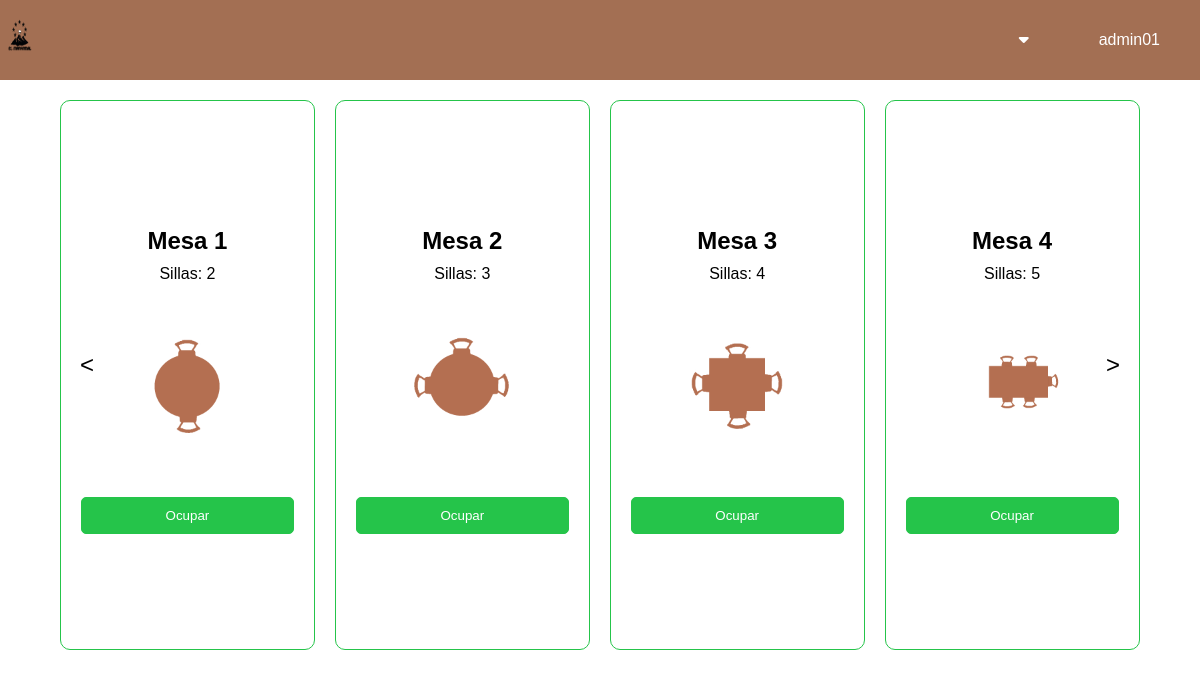
/public/gestion_mesas.php?sala=1 (signed in), run on the app's committed database.
### tables this page shows
CREATE TABLE tbl_mesa (
    id_mesa INT AUTO_INCREMENT PRIMARY KEY NOT NULL,
    id_sala INT NOT NULL,
    num_sillas_mesa INT NOT NULL,
    estado_mesa ENUM('libre', 'ocupada') NOT NULL DEFAULT 'libre',
    FOREIGN KEY (id_sala) REFERENCES tbl_sala(id_sala)
);

### public/gestion_mesas.php (the view, shortened to what this page needs)
<?php
include_once '../private/gestion_salas.php';
if (isset($_GET['sala'])) {
    $sala = $_GET['sala'];
    $sql = "SELECT * FROM tbl_mesa WHERE id_sala = :id_sala";
    $stmt = $conn->prepare($sql);
    $stmt->bindParam(':id_sala', $sala, PDO::PARAM_INT);
    if ($stmt->execute()) {
        $mesas = $stmt->fetchAll(PDO::FETCH_ASSOC);
    } else {
        die("Error al obtener las mesas.");
    }
}
?>
<!DOCTYPE html>
<html lang="es">
<head>
    <link rel="stylesheet" href="https://cdnjs.cloudflare.com/ajax/libs/font-awesome/6.0.0-beta3/css/all.min.css">
    <link rel="stylesheet" href="../css/gestion_mesas.css">
</head>
<body>
    <div class="navbar">
        <a href="../index.php">
            <img src="../img/icon.png" class="icon" alt="Icono">
        </a>
        <div class="user-info">
            <div class="dropdown">
                <i class="fas fa-caret-down" style="font-size: 16px; margin-right: 10px;"></i>
            </div>
            <span><?php echo htmlspecialchars($_SESSION['nombre_usuario']); ?></span>
        </div>
    </div>
    <?php if ($sala): ?>
        <div class="slider-container">
            <button id="prevArrow" class="arrow-btn">&lt;</button>
            <form method="POST" action="../private/proccess_mesas.php?sala=<?php echo $sala; ?>">
                <div class="slider" id="mesaSlider">
                    <?php
                    $imagenesSillas = [
                        2 => "../img/mesas/mesa-2.png",
                        3 => "../img/mesas/mesa-3.png",
                        4 => "../img/mesas/mesa-4.png",
                        5 => "../img/mesas/mesa-5.png",
                        6 => "../img/mesas/mesa-6.png",
                        10 => "../img/mesas/mesa-10.png"
                    ];
                    ?>
                    <?php foreach ($mesas as $mesa): ?>
                        <div class="option <?php echo $mesa['estado_mesa'] == 'libre' ? 'libre' : 'ocupada'; ?>">
                            <label for="mesa_<?php echo $mesa['id_mesa']; ?>">
                                <h2>Mesa <?php echo htmlspecialchars($mesa['id_mesa']); ?></h2>
                                <p>Sillas: <?php echo htmlspecialchars($mesa['num_sillas_mesa']); ?></p>
                                <?php
                                $numSillas = $mesa['num_sillas_mesa'];
                                $imgSrc = isset($imagenesSillas[$numSillas]) ? $imagenesSillas[$numSillas] : "";
                                ?>
                                <?php if ($imgSrc): ?>
                                    <img src="<?php echo htmlspecialchars($imgSrc); ?>" alt="Imagen de la mesa" class="mesa-img">
                                <?php endif; ?>
                            </label>
                            <?php if ($mesa['estado_mesa'] == 'ocupada'): ?>
                                <button type="submit" class="select-button" name="desocupar" value="<?php echo $mesa['id_mesa']; ?>">Desocupar</button>
                            <?php else: ?>
                                <button type="submit" name="ocupar" class="select-button" value="<?php echo $mesa['id_mesa']; ?>">Ocupar</button>
                            <?php endif; ?>
                        </div>
                    <?php endforeach; ?>
                </div>
            </form>
            <button id="nextArrow" class="arrow-btn">&gt;</button>
        </div>
    <?php endif; ?>
</body>
</html>

### css/gestion_mesas.css (style rules this page uses)
* { margin: 0; padding: 0; box-sizing: border-box; }
body { font-family: Arial, sans-serif; height: 100vh; margin-top: 80px; overflow-y: hidden; }
.navbar { position: fixed; top: 0; left: 0; width: 100%; background-color: #a36f53; color: #fff; padding: 8px 0; display: flex; justify-content: space-between; align-items: center; z-index: 1000; }
.icon { height: 60px; width: 40px; }
.navbar .user-info { display: flex; align-items: center; margin-right: 20px; }
.navbar .user-info span { margin-left: 40px; margin-right: 20px; }
.dropdown i { margin-right: 25px; }
.dropdown { position: relative; display: inline-block; margin-right: 20px; }
.slider-container { position: relative; margin: 20px auto; width: 90%; overflow: hidden; z-index: 1; padding-top: 20px; }
.slider { display: flex; transition: transform 0.3s ease; gap: 20px; }
.option { flex-shrink: 0; width: 23.6%; height: 550px; padding: 20px; text-align: center; border: 1px solid; background-size: cover; background-position: center; color: white; display: flex; flex-direction: column; justify-content: center; border-radius: 10px; transition: border-color 0.3s ease, box-shadow 0.3s ease; }
.option.libre { border-color: #25c44a; color: black; }
.option.libre .select-button { background-color: #25c44a; border: 1px solid #25c44a; }
.option h2 { margin: 0; padding: 10px; }
.option label { cursor: pointer; }
.option .select-button { padding: 10px 20px; color: white; cursor: pointer; border-radius: 5px; text-decoration: none; display: inline-block; transition: background-color 0.3s; }
.arrow-btn { position: absolute; top: 50%; transform: translateY(-50%); background-color: transparent; color: white; padding: 10px; cursor: pointer; z-index: 1; border: none; font-size: 24px; }
#prevArrow { left: 10px; color: black; }
#nextArrow { right: 10px; color: black; }
.mesa-img { width: 100%; height: auto; max-height: 200px; object-fit: contain; margin-top: 10px; }

### data on the page
tbl_mesa: id_mesa "1", num_sillas_mesa "2", shows a picture
tbl_mesa: id_mesa "2", num_sillas_mesa "3", shows a picture
tbl_mesa: id_mesa "3", num_sillas_mesa "4", shows a picture
tbl_mesa: id_mesa "4", num_sillas_mesa "5", shows a picture

### other printed values
$_SESSION['nombre_usuario'] "admin01"
